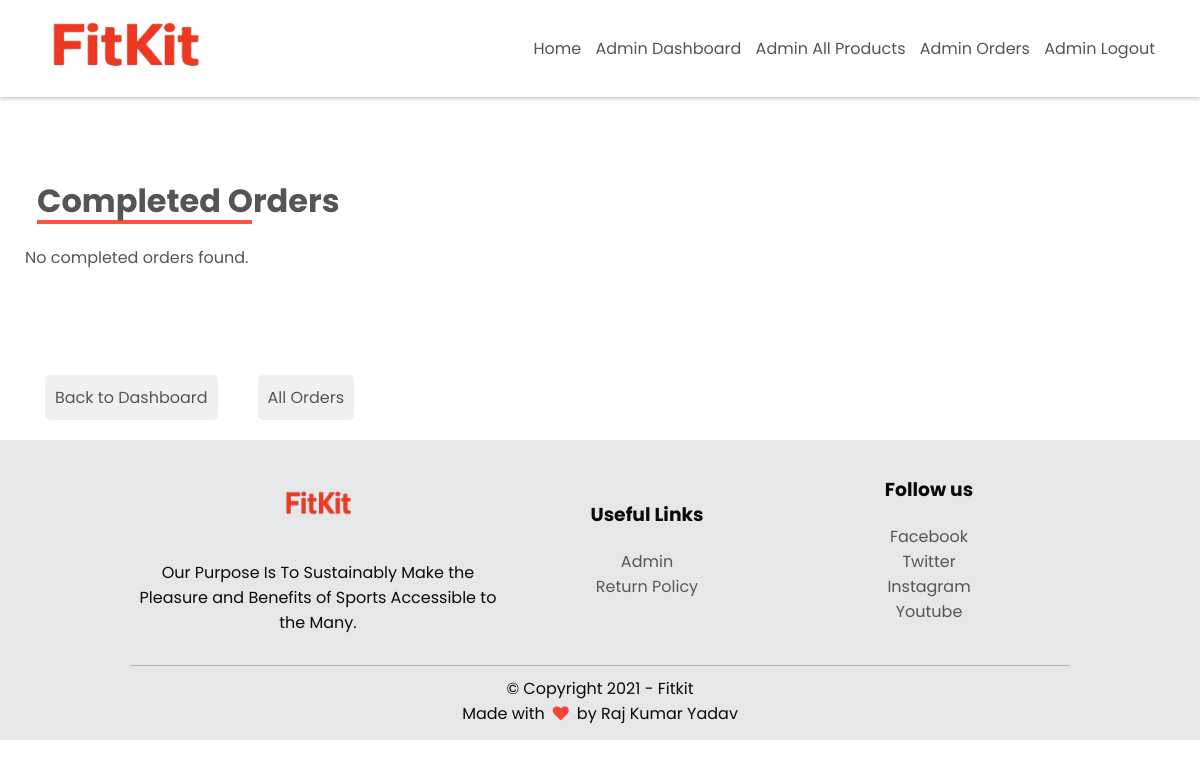
Before: /admin/completed_orders (signed in) with the older database file.
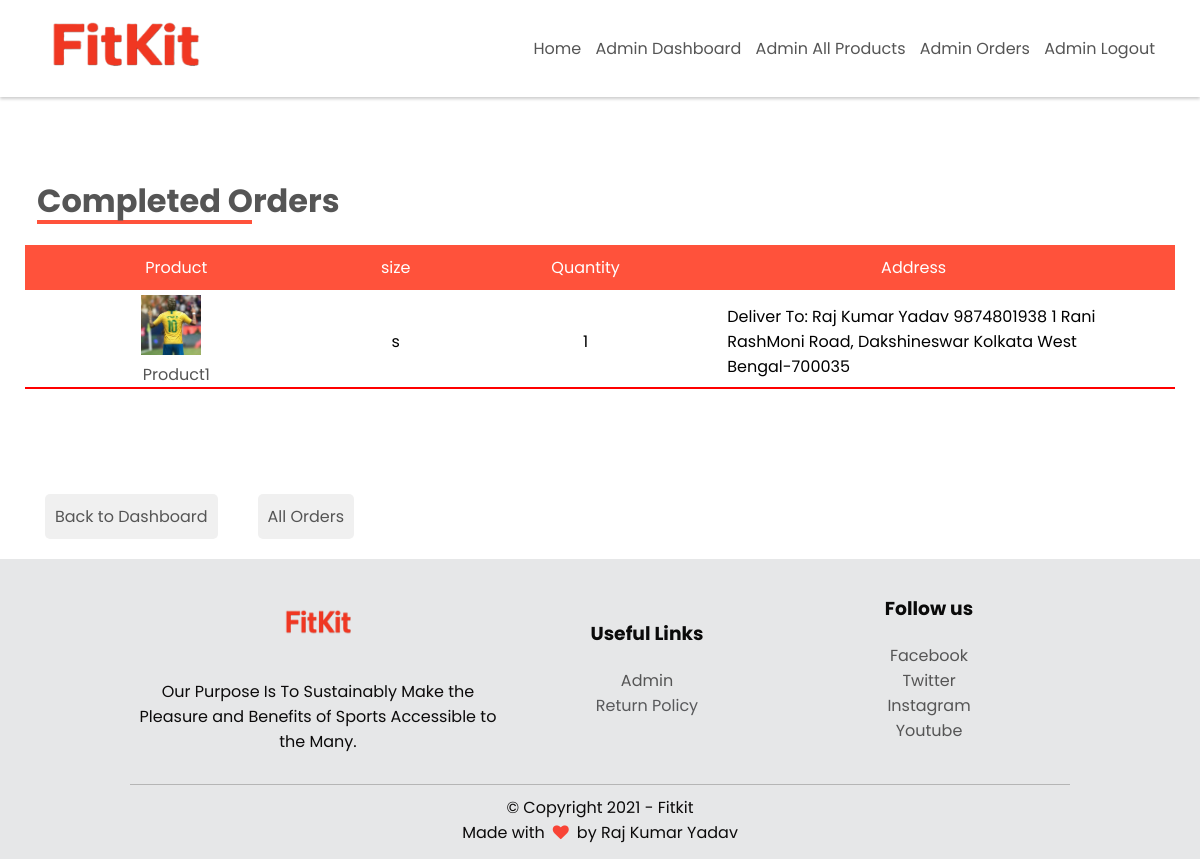
After: the same page with the newer database file.
### fitkit/users/models.py (models this page shows)
class Order(db.Model):
    id = db.Column(db.Integer, primary_key=True)
    address = db.Column(db.String(225), nullable=False)
    order_date = db.Column(db.DateTime, default=datetime.now())
    order_status = db.Column(db.String(20), nullable=False, default='Booked')
    order_quantity = db.Column(db.Integer, nullable=False)
    order_size = db.Column(db.String(20), nullable=False)
    product_id = db.Column(db.Integer, db.ForeignKey('product.id'), nullable=False)
    product = db.relationship('Product', back_populates='order', lazy=True)
    '''
    creating the relationship between user and order tables.
    '''
    user_id = db.Column(db.Integer, db.ForeignKey('user.id'), nullable=False)
    order_user = db.relationship('User', back_populates='order', lazy=True)

### fitkit/product/models.py (models this page shows, shortened)
class Product(db.Model):
    id = db.Column(db.Integer, primary_key=True)
    name = db.Column(db.String(20), unique=True, nullable=False)
    description = db.Column(db.String(225), nullable=False)
    price = db.Column(db.Integer, nullable=False)
    sizes = db.Column(db.String(), nullable=False) # it will be a string of s,m,l,xl,xxl
    creation_date = db.Column(db.DateTime(), nullable=False, default=datetime.now)
    image = db.Column(db.String(20), nullable=False)
    num_images = db.Column(db.Integer, nullable=False, default=1)  # Number of images uploaded
    is_active = db.Column(db.Boolean(), default=True, nullable=False)
    cart = db.relationship('Cart', back_populates='product', lazy=True)
    order = db.relationship('Order', back_populates='product', lazy=True)

### fitkit/admin/routes.py (the view)
@admin.route("/completed_orders")
@admin_required
def completedOrders():
    completedOrders = Order.query.filter_by(order_status='Completed').all()  # Assuming 'Completed' means archived orders
    return render_template("admin/older_orders.html", archived_orders=completedOrders)

### fitkit/admin/routes.py (called while the page is built)
def admin_required(f):
    @wraps(f)
    def decorated_function(*args, **kwargs):
        print(request.url)
        if not current_user.is_authenticated or current_user.role != 'admin':
            return redirect(url_for('users.login', next=request.url))
        return f(*args, **kwargs)
    return decorated_function

### fitkit/users/models.py (called while the page is built)
@login_manager.user_loader
def load_user(user_id):
    return User.query.get(user_id)

### fitkit/admin/templates/admin/older_orders.html (shortened to what this page needs)
{% extends "admin/admin_layout.html" %}
{% block css %}
	<link rel="stylesheet" href="{{ url_for('admin.static', filename='css/orders.css') }}">
{% endblock %}
{% block main %}
		<div class="small-container order-page">
			<h1 class="my-order-title">Completed Orders</h1>
			{% if archived_orders %}
			<table>
				<thead>
					<tr>
						<th>Product</th>
						<th>size</th>
						<th>Quantity</th>
						<th id="address">Address</th>
						<th></th>
					</tr>
				</thead>
				<tbody>
					{% for order in archived_orders %}
						<tr class="last-row-of-an-order">
							<td>
								<div class="cart-info">
									<img src="{{ url_for('product.static', filename='images/' + order.product.image + '_thumbnail.jpeg') }}">
									<div>
										<p>{{ order.product.name }}</p>
									</div>
								</div>
							</td>
							<td>{{ order.order_size}}</td>
							<td>{{ order.order_quantity }}</td>
							<td class="address">
								Deliver To: {{ order.address}}
							</td>
						</tr>
					{% endfor %}
				</tbody>
			</table>
			{% else %}
				<p>No completed orders found.</p>
			{% endif %}
		</div>
		<div class="small-container">
            <div id="admin-buttons-container">
                <div class="admin-button"><a href="{{ url_for('admin.dashboard' )}}" class="tab">Back to Dashboard</a></div>
                <div class="admin-button"><a href="{{ url_for('admin.orders' )}}" class="tab">All Orders</a></div>
            </div>
        </div>
{% endblock %}

### fitkit/admin/templates/admin/admin_layout.html (shortened to what this page needs)
<!DOCTYPE html>
<html lang="en">
	<head>
		<link rel="stylesheet" href="{{ url_for('admin.static', filename='css/layout.css') }}">
		{% block css %}{% endblock %}
		<link href="https://stackpath.bootstrapcdn.com/font-awesome/4.7.0/css/font-awesome.min.css" rel="stylesheet">
	</head>
	<body>
		<div class="header">
			<div class="container">
				<div class="navbar">
					<div class="logo">
						<a href="/"><img src="{{ url_for('product.static', filename='images/logo.png') }}" width="150px" height="50px"></a>
					</div>
					<nav>
						<ul id="MenuItems">
							<li><a href="/">Home</a></li>
							{% if current_user.is_authenticated %}
								<li><a href="{{ url_for('admin.dashboard') }}">Admin Dashboard</a></li>
								<li><a href="{{ url_for('admin.allProducts') }}">Admin All Products</a></li>
								<li><a href="{{ url_for('admin.orders') }}">Admin Orders</a></li>
								<li><a href="{{ url_for('admin.logout') }}">Admin Logout</a></li>
							{% else %}
								<li><a href="{{ url_for('product.index')}}">Products</a></li>
							{% endif %}
						</ul>
					</nav>
				</div>
			</div>
		</div>
   	{% block main %}{% endblock %}
	<div class="footer">
			<div class="footer-container">
				<div class="row">
					<div class="footer-col-1">
						<img src="{{ url_for('product.static', filename='images/logo_small.png') }}">
						<p>Our Purpose Is To Sustainably Make the Pleasure
						and Benefits of Sports Accessible to the Many. </p>
					</div>
					<div class="footer-col-2">
						<h3>Useful Links</h3>
						<ul>
							<a href="{{ url_for('admin.dashboard')}}"><li>Admin</li></a>
							<li>Return Policy</li>
						</ul>
					</div>
					<div class="footer-col-3">
						<h3>Follow us</h3>
						<ul>
							<a href=""><li>Facebook</li></a>
							<a href=""><li>Twitter</li></a>
							<a href=""><li>Instagram</li></a>
							<a href=""><li>Youtube</li></a>
						</ul>
					</div>
				</div>
				<hr>
				<div class="copyright">
					<p>&#169; Copyright 2021 - Fitkit</p>
					<p>Made with<i class="fa fa-heart"></i>by Raj Kumar Yadav</p>
				</div>
			</div>
		</div>
	</body>
</html>

### fitkit/admin/static/css/layout.css (style rules this page uses)
* { margin: 0; padding: 0; box-sizing: border-box; }
body { font-family: 'Poppins', sans-serif; }
html { width: 100%; }
.header { background-color: #fff; box-shadow: 0 2px 3px rgba(0, 0, 0, .2); position: relative; z-index: 2; }
.container { max-width: 1300px; margin: auto; padding-left: 25px; padding-right: 25px; }
.navbar { display: flex; align-items: center; padding:10px; }
nav { flex: 1; text-align: right; }
nav ul { display: inline; list-style-type: none; }
nav ul li { display: inline-block; margin-right: 10px; }
a { text-decoration: none; color: #555; }
p { color: #555; }
.logo img { width: 180px; height: 70px; border-radius: 10px; }
.row { display: flex; align-items: center; flex-wrap: wrap; justify-content: space-around; }
.footer { background-color: #e6e7e8; color: #58595b; font-size: 60px 20px; padding: 23px 0 14px; overflow: auto; }
.footer-container { margin: auto; width: 80%; padding: 0 10px; }
.footer p { color: #0c0b0b; }
.footer h3 { color: #0a0a0a; margin-bottom: 20px; }
.footer-col-1, .footer-col-2, .footer-col-3 { margin-left: auto; margin-right: auto; min-width: 250px; margin-bottom: 20px; }
.footer-col-1 { flex: 1; text-align: center; }
.footer-col-1 img { width: 80px; margin-bottom: 10px; }
.footer-col-2, .footer-col-3 { flex-basis: 30%; text-align: center; }
ul { list-style-type: none; }
.footer hr { border: none; background: #b5b5b5; height: 1px; margin: 10px 0; }
.fa-heart { color: #f84436; margin: 0 8px; animation: fa-heart 2s infinite ease; }
.copyright { text-align: center; }

### fitkit/admin/static/css/orders.css (style rules this page uses)
.small-container { max-width: 1200px; margin: auto; padding-left: 25px; padding-right: 25px; overflow-x: auto; }
.order-page { margin: 80px auto; }
.my-order-title { position: relative; text-align: left; color: #555; margin-left: 12px; margin-bottom: 20px; }
.my-order-title:after { content: ""; display: block; margin: 0 auto; width: 215px; position: absolute; bottom: 1px; border-bottom: 4px solid #ff523b; z-index: -1; }
table { width: 100%; border-collapse: collapse; }
th { text-align: center; padding: 10px; color: #fff; background: #ff523b; font-weight: normal; }
#address { max-width: 150px; }
.address { text-align: left; max-width: 150px; }
tr { padding-top: 10px; }
td { text-align:center; padding: 5px 20px 0; border-bottom: solid 1px gray; }
tr img { width: 60px; margin-right: 10px; }
.address, .last-row-of-an-order, .button { margin-bottom: 100px; border-bottom: solid 2px red; }
#admin-buttons-container { display: flex; justify-content: left; margin-top: 5px; }
#admin-buttons-container > div { margin: 20px; padding: 10px; background-color: #f0f0f0; border-radius: 5px; }
.admin-button { margin: 0 10px; }

Changed rows visible on the page:
now on this page (row edited): Order: image (picture), product.name "Product1", order_size "s", order_quantity "1", address "Raj Kumar Yadav 9874801938 1 Rani RashMoni Road, Dakshineswar Kolkata West Bengal-700035"
Other visible differences:
text no longer shown: "No completed orders found."
text now shown: "Product size Quantity Address"
